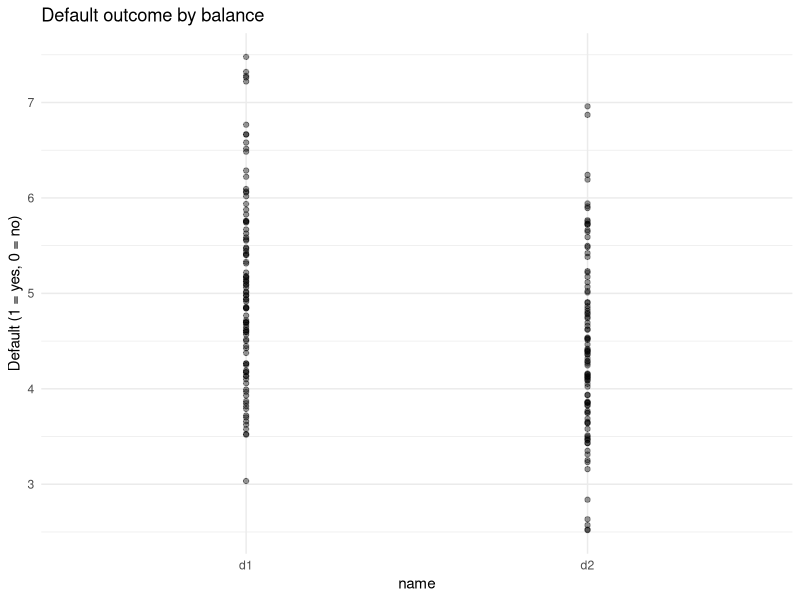

This chart was generated by the following R code:
## ---- chunk 1
#| echo: false
#| warning: false 

library(tidyverse)
library(ggplot2)
## ---- chunk 2
d1 <- rnorm(100, mean = 5, sd = 1)
d2 <- rnorm(100, mean = 4.5, sd = 1)
df <- tibble(d1, d2) %>% pivot_longer(cols = d1:d2)
df %>% head(5)
## ---- chunk 3
simple_linear_regression <- lm(value ~ name, df)
summary(simple_linear_regression)
## ---- chunk 4
df %>% ggplot(aes(y = value, x= name)) +
  geom_point(alpha = .4) +
  geom_smooth(method = "lm") +
  labs(y = "Default (1 = yes, 0 = no)",
       title = "Default outcome by balance") +
  theme_minimal()
